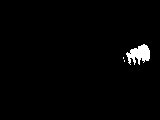
#> input picture selected_pic_for_test_compression_png/output/div/421802_div128_0.png, 160 x 120 px, given in place of 421802.bmp, which was not available
$ python compression_png_fuc_draw_3.py
#> lines starting #> are read from the running program, lines starting #| are printed output that depends on the picture; after the words box and inside, x2 and y2 are one past the last pixel; in counts of white or black regions, pixels touching at a corner belong together
### scripts/OpenMV/Compression/helpers.py
import os
import cv2
import math
import numpy as np
import matplotlib.pyplot as plt
from matplotlib.ticker import FuncFormatter


def get_two_names(prefix, fuc, divisor):
    result_name = "{0}_{1}_{2}.png".format(prefix, fuc, divisor)
    restore_name = "{0}_{1}_{2}_restore.bmp".format(prefix, fuc, divisor)
    return result_name, restore_name


def print_size(str, file_path):
    size = os.path.getsize(file_path)
    # print(str, size)
    return size


def do_restrore(result_name, restore_name, multi_para=1):
    cv2.imwrite(restore_name, cv2.imread(result_name, 0)*multi_para)
    print_size("restore: ", restore_name)


# [19 lines left out: functions print_value, print_ratio, print_percentage, not called in this run]


# # 对图像作反色，几乎完全无效
# # 对图像作除法，效果明显
def image_div(img,  prefix, cnt, divisor, record, jump_restrore=False):
    result_name, restore_name = get_two_names(prefix, "div", divisor)
    cv2.imwrite(result_name, img/divisor, [cv2.IMWRITE_PNG_COMPRESSION, cnt])
    record.append(print_size("div result: ", result_name))
    if (jump_restrore == False):
        do_restrore(result_name, restore_name, divisor)


# 对图像降低分辨率，直接取左上角，效果明显
def image_shrink(img,  prefix, cnt, divisor, record, jump_restrore=False):
    result_name, restore_name = get_two_names(prefix, "shrink", divisor)
    row = int(120/divisor)
    col = int(160/divisor)
    tmp = np.zeros((row, col))
    for i in range(row):
        for j in range(col):
            tmp[i, j] = (img[i*divisor, j*divisor]).astype(np.uint8)
    cv2.imwrite(result_name, tmp, [cv2.IMWRITE_PNG_COMPRESSION, cnt])
    record.append(print_size("shrink result: ", result_name))
    if (jump_restrore == False):
        do_restrore(result_name, restore_name)


# 对图像降低分辨率，cv2.pyrDown，太影响破损检测
# [9 lines left out: function image_pyrDown, not called in this run]


def to_percent(temp, position):
    return '%1.1f' % (100*temp)


# [106 lines left out: functions drawHistogram_3, draw_Line_3, get_img_num, prepare_window, get_size_for_folder, my_process_1, not called in this run]


def my_process_2(img, cnt, prefix, lists):
    image_div(img, prefix, cnt, 16, lists[1])
    image_shrink(img,  prefix, cnt, 3, lists[2])


def test_para_for_png(img, num, save_path, cnt, lists, fuc_str):
    prefix = "{0}/{1}_{2}".format(save_path, num, cnt)
    png_name = "{0}.png".format(prefix)

    cv2.imwrite(png_name, img, [cv2.IMWRITE_PNG_COMPRESSION, cnt])
    size = os.path.getsize(png_name)
    lists[0].append(size)

    if fuc_str == 'do_restrore':
        do_restrore(prefix+'_restore.bmp', png_name)
    elif fuc_str == 'my_process_1':
        my_process_1(img, cnt, prefix, lists)
    elif fuc_str == 'my_process_2':
        my_process_2(img, cnt, prefix, lists)


# [25 lines left out: function drawHistogram_1, not called in this run]

### scripts/OpenMV/Compression/compression_png_fuc_draw_3.py

#!/usr/bin/python
# -*- coding: utf-8 -*-

# 临界条件即"div 16"+"shrink 3"，在1-10的拍摄组别下


import cv2
from helpers import *


if __name__ == '__main__':
    read_path = '/home/yr/热成像数据_存档_排烟管/外裹纸/2023_02_20_1630_pyg/raw/'
    save_path = './selected_pic_for_test_compression_png/output'
    num_list = [421802, 418473, 461986, 518835, 504573,
                663392, 845788, 383147, 388378, 393608, 396942,
                663392, 845788, 383147, 388378, 393608, 396942]  # 这行是重复的

    record = [[], [], []]
    for num in num_list:
        img = cv2.imread(read_path+str(num)+".bmp", 0)
#> img: shape (120, 160); values 1 (black) and 2 (white), 1.6% white; 3 white regions (2 under 20 px), largest, box (x1, y1, x2, y2) and area: (126, 44, 150, 65) 304
        tmp = [[], [], []]
        test_para_for_png(img, num, save_path, 9, tmp, 'my_process_2')
#> after the loop in image_shrink, `for i in range(row):`:
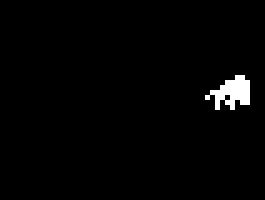
#> tmp: shape (40, 53) float64 (shown 5 times larger); values 1 (black) and 2 (white), 1.7% white in thin lines or dots, all inside (x1, y1, x2, y2) = (41, 15, 50, 22)
        for i in range(3):
            record[i].append(tmp[i])
#> pass 2 of the loop `for num in num_list:`:
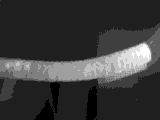
#> input picture selected_pic_for_test_compression_png/output/div/421802_div16_0.png, 160 x 120 px, given in place of 418473.bmp, which was not available
#> img is the input picture: shape (120, 160); min 5, max 13, mean 6.82
#> in image_div (call 2), `cv2.imwrite(result_name, img/divisor, [cv2.IMWRITE_PNG_COMPRESSION, cn..`:
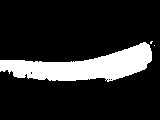
#> saved as 418473_9_div_16.png: shape (120, 160); values 0 (black) and 1 (white), 16.1% white; 3 white regions (2 under 20 px), largest, box (x1, y1, x2, y2) and area: (0, 42, 152, 82) 3093
#> after the loop in image_shrink (call 2), `for i in range(row):`:
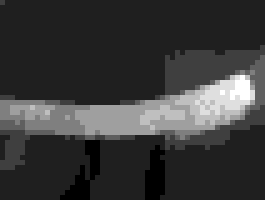
#> tmp: shape (40, 53) float64 (shown 5 times larger); min 5, max 13, mean 6.82; drawn with min black and max white
#> (the run stopped early here; a loop or call above may not have finished)
